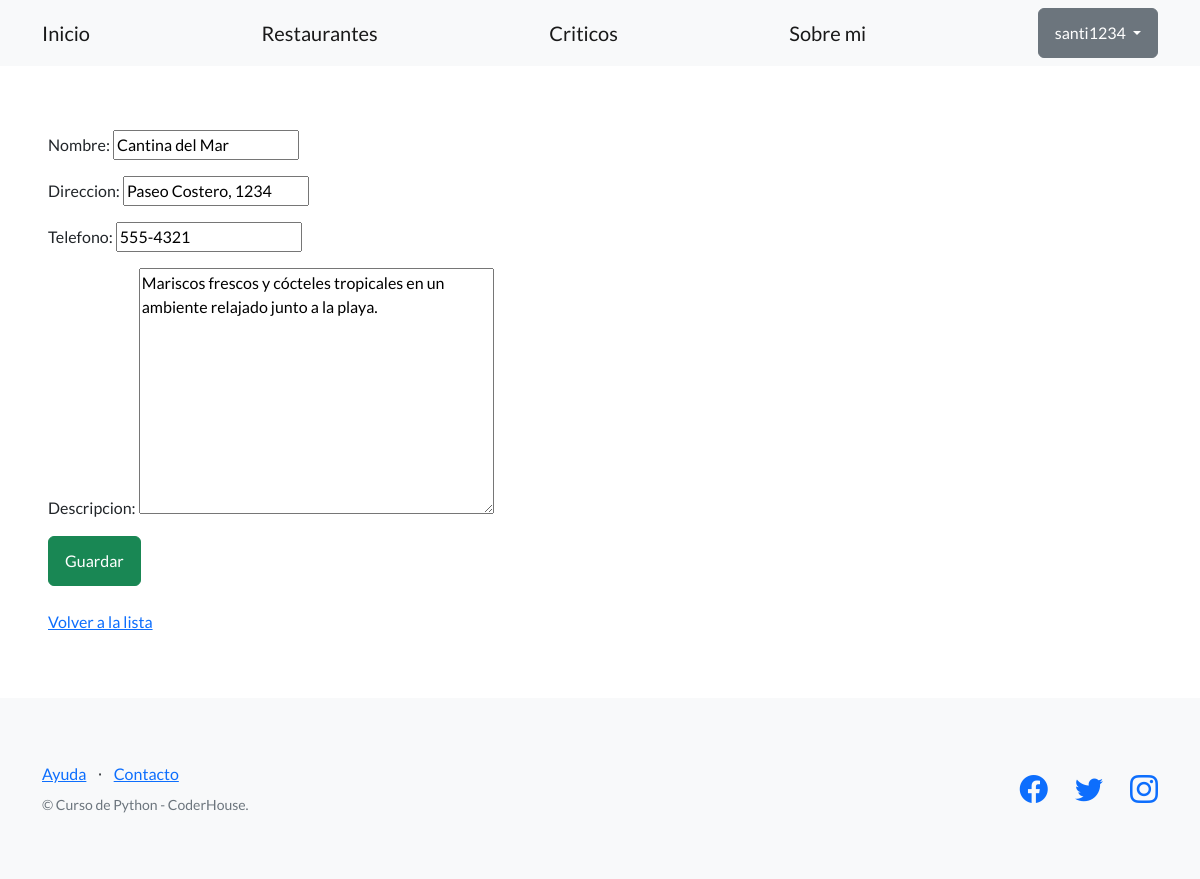
The page /criticos/restaurantes/7/editar/ (signed in) on the database its author committed.
### criticos/models.py (models this page shows, shortened)
class Restaurante(models.Model):
    nombre = models.CharField(max_length=100)
    direccion = models.CharField(max_length=200)
    telefono = models.CharField(max_length=20)
    descripcion = models.TextField(null=True, blank=True)
    creado_por = models.ForeignKey(User, on_delete=models.CASCADE)

### criticos/views.py (the view)
# urls.py: path('restaurantes/<int:restaurante_id>/editar/', views.editar_restaurante, name='editar_restaurante'),
@login_required
def editar_restaurante(request, restaurante_id):
    restaurante = get_object_or_404(Restaurante, pk=restaurante_id)
    if request.method == "POST":
        formulario = RestauranteForm(request.POST, instance=restaurante)
        if formulario.is_valid():
            formulario.save()
            url_exitosa = reverse('lista_restaurantes')
            return redirect(url_exitosa)
    else:
        formulario = RestauranteForm(instance=restaurante)
    return render(
        request=request,
        template_name='criticos/formulario_restaurante.html',
        context={'formulario': formulario},
    )

### criticos/forms.py
class RestauranteForm(forms.ModelForm):
    class Meta:
        model = Restaurante
        fields = ['nombre', 'direccion', 'telefono', 'descripcion']

### criticos/templates/criticos/formulario_restaurante.html (shortened to what this page needs)
{% extends "base.html" %}
{% block contenido %}
<form method="post">
  {{ formulario.as_p }}
  <input class="btn btn-success" type="submit" value="Guardar" />
</form>
<br>
<a href="{% url 'lista_restaurantes' %}">Volver a la lista</a>
{% endblock contenido %}

### templates_base/base.html (shortened to what this page needs)
{% load static %}
<!DOCTYPE html>
<html lang="en">
    <head>
        <link href="https://cdn.jsdelivr.net/npm/bootstrap-icons@1.5.0/font/bootstrap-icons.css" rel="stylesheet" type="text/css" />
        <link href="{% static 'css/styles.css' %}" rel="stylesheet" />
    </head>
    <body>
        <nav class="navbar navbar-light bg-light static-top">
            <div class="container">
                <a class="navbar-brand" href="{% url 'inicio' %}">Inicio</a>
                <a class="navbar-brand" href="{% url 'lista_restaurantes' %}">Restaurantes</a>
                <a class="navbar-brand" href="{% url 'lista_criticos' %}">Criticos</a>
                <a class="navbar-brand" href="{% url 'mi_informacion' %}"">Sobre mi</a>
                {% if user.is_authenticated %}
                <div class="dropdown">
                    <button class="btn btn-secondary dropdown-toggle" type="button" id="dropdownMenuButton1" data-bs-toggle="dropdown" aria-expanded="false">
                        <div style="display: inline-flex;">
                            <span>{{ user.username }}</span>
                        </div>
                    </button>
                </div>
                {% else %}
                <a class="btn btn-primary" href="{% url 'login' %}">Iniciar sesión</a>
                <a class="btn btn-success" href="{% url 'registro' %}">Crear nueva cuenta</a>
                {% endif %}
            </div>
        </nav>
        <section style="padding:4rem 3rem;">
            {% block contenido %}
            {% endblock contenido %}
        </section>
        <footer class="footer bg-light">
            <div class="container">
                <div class="row">
                    <div class="col-lg-6 h-100 text-center text-lg-start my-auto">
                        <ul class="list-inline mb-2">
                            <li class="list-inline-item"><a href="#!">Ayuda</a></li>
                            <li class="list-inline-item">⋅</li>
                            <li class="list-inline-item"><a href="#!">Contacto</a></li>
                        </ul>
                        <p class="text-muted small mb-4 mb-lg-0">&copy; Curso de Python - CoderHouse.</p>
                    </div>
                    <div class="col-lg-6 h-100 text-center text-lg-end my-auto">
                        <ul class="list-inline mb-0">
                            <li class="list-inline-item me-4">
                                <a href="#!"><i class="bi-facebook fs-3"></i></a>
                            </li>
                            <li class="list-inline-item me-4">
                                <a href="#!"><i class="bi-twitter fs-3"></i></a>
                            </li>
                            <li class="list-inline-item">
                                <a href="https://www.instagram.com/espndeportes/?hl=es"><i class="bi-instagram fs-3"></i></a>
                            </li>
                        </ul>
                    </div>
                </div>
            </div>
        </footer>
    </body>
</html>

### rows shown on the page
Restaurante: nombre "Cantina del Mar", direccion "Paseo Costero, 1234", telefono "555-4321", descripcion "Mariscos frescos y cócteles tropicales en un ambiente relajado junto a la playa."

### other values the page prints
{{ user.username }} "santi1234"
